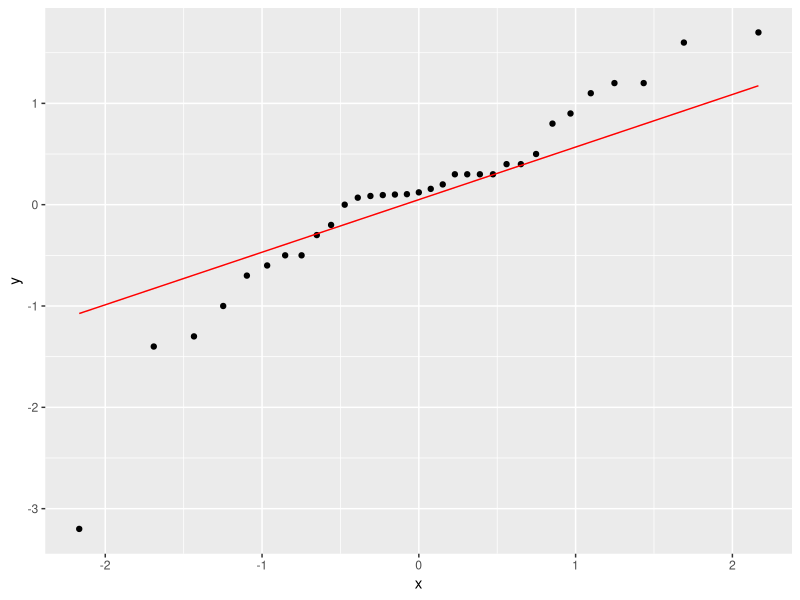

This figure's R source: (Note: this script raises an error after producing the figure.)
## ---- chunk 1
library(tidyverse); library(knitr); library(ggplot2); library(kableExtra); library(readxl); library(dplyr); library(flextable); library(pbkrtest); library(broom)
Resultatskjema <- read_excel("Gjeldene_analyser/Resultatskjema.xlsx", na = "NA")
Resultatskjema.ITT <- read_excel("Gjeldene_analyser/Resultatskjema_ITT.xlsx", na = "NA")

# analyse intention to treat 
itt.pwv <- Resultatskjema.ITT %>%
  select(id, group, sex, time, pwv) %>%
  mutate(time = factor(time, levels = c("pre", "post"),
                       labels = c("Pre", "Post")),
         group = factor(group, levels = c("fls", "kon"),
                        labels = c("Intervensjon", "Kontroll"))) %>% 
  pivot_wider(names_from = time,
              values_from = pwv) %>%
  mutate(change.pwv.itt = Post - Pre) %>%
  mutate(change.pwv.itt.pros = ((Post - Pre) / Pre) * 100) %>%
  group_by(group) %>%
  print()

# sjekker normalfordelingen 
ggplot(itt.pwv, aes(sample = change.pwv.itt)) + stat_qq() + stat_qq_line(col = "red")

# analyse av endringsscore fra pre til post mellom gruppene
itt.pwv.lm <- lm(change.pwv.itt ~ group, data = itt.pwv)
summary(itt.pwv.lm)

# cohens d
cohensD(change.pwv.itt ~ group, dat = itt.pwv)

# sjekker for kovariat
itt.pwv.lm.co. <- lm(change.pwv.itt ~ group + sex + Pre, data = itt.pwv)
summary(itt.pwv.lm.co.)

itt.pwv.lm.co.pre <- lm(change.pwv.itt ~ group + Pre, data = itt.pwv)
summary(itt.pwv.lm.co.pre)

itt.pwv.lm.co.sex <- lm(change.pwv.itt ~ group + sex, data = itt.pwv)
summary(itt.pwv.lm.co.sex)

# lager et datasett med gjennomsnittsverdier av endring for bruk i graf
mean.itt.pwv <- itt.pwv %>%
  summarise(mean.pwv = mean(change.pwv.itt, na.rm = TRUE),
            sd.pwv = sd(change.pwv.itt, na.rm = TRUE)) %>%
  print()

# lager et datasett for bruk til individuelle verdier i graf (uten dropped out)
dropout.itt.pwv <- itt.pwv %>%
  filter(id != "tr031 10541") %>%
  filter(id != "tr031 13404") %>%
  filter(id != "tr031 11421") %>%
  filter(id != "tr031 004") %>%
  filter(id != "tr031 008") %>%
  filter(id != "tr031 001") %>%
  filter(id != "tr031 016") %>%
  print()

# lager graf
figur.pwv.itt <- mean.itt.pwv %>%
  ggplot(aes(group, mean.pwv, group = group)) + geom_boxplot(width = 0.3, fill = "white", colour = "black") + geom_errorbar(aes(ymin = mean.pwv - sd.pwv, ymax = mean.pwv + sd.pwv), width = 0.1) + theme_classic() + geom_point(data = dropout.itt.pwv, aes(group, change.pwv.itt), size = 2, alpha = 0.4) + labs(x = "Gruppe", y = "Endring i pulsbølgehastighet (m/s)") + geom_hline(yintercept = 0, linetype = "solid", color = "black") + theme(axis.title = element_text(size = 11), axis.text.x = element_text(size = 10), axis.text.y = element_text(size = 10)) + ylim(-3.5, 2)

figur.pwv.itt
## ---- chunk 2
library(tidyverse); library(knitr); library(ggplot2); library(kableExtra); library(readxl); library(dplyr); library(flextable); library(pbkrtest); library(broom)
Resultatskjema <- read_excel("Gjeldene_analyser/Resultatskjema.xlsx", na = "NA")

# analyse per protocl 1 treningsøkt per uke

# ordner et datasett for grafisk fremstilling med individuelle endringer fra pre til post i prosent og endringsscore for bruk i statistiske tester
pp.pwv <- Resultatskjema %>%
  select(id, sex, group, time, pwv) %>%
  filter(id != "tr031 012") %>% 
  filter(id != "tr031 013") %>% 
  filter(id != "tr031 010") %>% 
  filter(id != "tr031 007") %>%
  # fjerner drop out
  filter(id != "tr031 10541") %>%
  filter(id != "tr031 13404") %>%
  filter(id != "tr031 11421") %>%
  filter(id != "tr031 004") %>%
  filter(id != "tr031 008") %>%
  filter(id != "tr031 001") %>%
  filter(id != "tr031 016") %>%
  mutate(time = factor(time, levels = c("pre", "post"),
                       labels = c("Pre", "Post")),
         group = factor(group, levels = c("fls", "kon"),
                        labels = c("Intervensjon", "Kontroll"))) %>% 
  pivot_wider(names_from = time,
              values_from = pwv) %>%
  mutate(change.pwv.pp = Post - Pre) %>%
  mutate(change.pwv.pp.pros = ((Post - Pre)/ Pre) * 100) %>%
  group_by(group) %>%
  print()

# sjekker normalfordelingen 
ggplot(pp.pwv, aes(sample = change.pwv.pp)) + stat_qq() + stat_qq_line(col = "red")

# analyse av endringsscore fra pre til post mellom gruppene
pp.pwv.lm <- lm(change.pwv.pp ~ group, data = pp.pwv)
summary(pp.pwv.lm)

# cohens d
cohensD(change.pwv.pp ~ group, dat = pp.pwv)

# sjekker for kovariat
pp.pwv.lm.co <- lm(change.pwv.pp ~ group + sex + Pre, data = pp.pwv)
summary(pp.pwv.lm.co)

pp.pwv.lm.co.pre <- lm(change.pwv.pp ~ group + Pre, data = pp.pwv)
summary(pp.pwv.lm.co.pre)

pp.pwv.lm.co.sex <- lm(change.pwv.pp ~ group + sex + Pre, data = pp.pwv)
summary(pp.pwv.lm.co.sex)

# lager et datasett med gjennomsnittsverdier av prosentvis endring for bruk i graf
mean.pp.pwv <- pp.pwv %>%
  summarise(mean.pwv.pp = mean(change.pwv.pp, na.rm = TRUE),
            sd.pwv.pp = sd(change.pwv.pp, na.rm = TRUE)) %>%
  print()

figur.pwv.pp <- mean.pp.pwv %>%
  ggplot(aes(group, mean.pwv.pp, group = group)) + geom_boxplot(width = 0.3, fill = "white", colour = "black") + geom_errorbar(aes(ymin = mean.pwv.pp - sd.pwv.pp, ymax = mean.pwv.pp + sd.pwv.pp), width = 0.1) + theme_classic() + geom_point(data = pp.pwv, aes(group, change.pwv.pp), size = 2, alpha = 0.4) + labs(x = "Gruppe", y = element_blank()) + geom_hline(yintercept = 0, linetype = "solid", color = "black") + theme(axis.title = element_text(size = 11), axis.text.x = element_text(size = 10), axis.text.y = element_text(size = 10)) + ylim(-3.5, 2)

figur.pwv.pp
## ---- chunk 3
library(tidyverse); library(knitr); library(ggplot2); library(kableExtra); library(readxl); library(dplyr); library(flextable); library(pbkrtest); library(broom); library(ggsignif)
Resultatskjema <- read_excel("Gjeldene_analyser/Resultatskjema.xlsx", na = "NA")

# analyse per protocl 2 treningsøkter per uke

# ordner et datasett for grafisk fremstilling med individuelle endringer fra pre til post i prosent og endringsscore for bruk i statistiske tester
ppm.pwv <- Resultatskjema %>%
  select(id, sex, group, time, pwv) %>%
  # filtrerer ut irrelevante datapunkter
  filter(id != "tr031 012") %>% 
  filter(id != "tr031 013") %>% 
  filter(id != "tr031 010") %>% 
  filter(id != "tr031 007") %>% 
  filter(id != "tr031 002") %>% 
  filter(id != "tr031 006") %>% 
  filter(id != "tr031 009") %>% 
  filter(id != "tr031 015") %>%
  filter(id != "tr031 014") %>%
  # fjerner drop out
  filter(id != "tr031 10541") %>%
  filter(id != "tr031 13404") %>%
  filter(id != "tr031 11421") %>%
  filter(id != "tr031 004") %>%
  filter(id != "tr031 008") %>%
  filter(id != "tr031 001") %>%
  filter(id != "tr031 016") %>%
  mutate(time = factor(time, levels = c("pre", "post"),
                       labels = c("Pre", "Post")),
         group = factor(group, levels = c("fls", "kon"),
                        labels = c("Intervensjon", "Kontroll"))) %>% 
  pivot_wider(names_from = time,
              values_from = pwv) %>%
  mutate(change.pwv.ppm = Post - Pre) %>%
  mutate(change.pwv.pros.ppm = ((Post - Pre)/ Pre) * 100) %>%
  group_by(group) %>%
  print()

# sjekker normalfordelingen 
ggplot(ppm.pwv, aes(sample = change.pwv.ppm)) + stat_qq() + stat_qq_line(col = "red")

# analyse av endringsscore fra pre til post mellom gruppene
ppm.pwv.lm <- lm(change.pwv.ppm ~ group, data = ppm.pwv)
summary(ppm.pwv.lm)

# cohens d
cohensD(change.pwv.ppm ~ group, dat = ppm.pwv)

# sjekker for kovariat
ppm.pwv.lm.co <- lm(change.pwv.ppm ~ group + sex + Pre, data = ppm.pwv)
summary(ppm.pwv.lm.co)

ppm.pwv.lm.co.pre <- lm(change.pwv.ppm ~ group + Pre, data = ppm.pwv)
summary(ppm.pwv.lm.co.pre)

ppm.pwv.lm.co.sex <- lm(change.pwv.ppm ~ group + sex + Pre, data = ppm.pwv)
summary(ppm.pwv.lm.co.sex)

# lager et datasett med gjennomsnittsverdier av prosentvis endring for bruk i graf
mean.ppm.pwv <- ppm.pwv %>%
  summarise(mean.pwv.ppm = mean(change.pwv.ppm, na.rm = TRUE),
            sd.pwv.ppm = sd(change.pwv.ppm, na.rm = TRUE)) %>%
  print()

figur.pwv.ppm <- mean.ppm.pwv %>%
  ggplot(aes(group, mean.pwv.ppm, group = group)) + geom_boxplot(width = 0.3, fill = "white", colour = "black") + geom_errorbar(aes(ymin = mean.pwv.ppm - sd.pwv.ppm, ymax = mean.pwv.ppm + sd.pwv.ppm), width = 0.1) + theme_classic() + geom_point(data = ppm.pwv, aes(group, change.pwv.ppm), size = 2, alpha = 0.4) + labs(x = "Gruppe", y = element_blank()) + geom_hline(yintercept = 0, linetype = "solid", color = "black") + theme(axis.title = element_text(size = 11), axis.text.x = element_text(size = 10), axis.text.y = element_text(size = 10)) + ylim(-3.5, 2)

figur.pwv.ppm

library(cowplot)
plot_grid(figur.pwv.itt, figur.pwv.pp, figur.pwv.ppm, nrow = 1, labels = c('A', 'B', 'C'))
